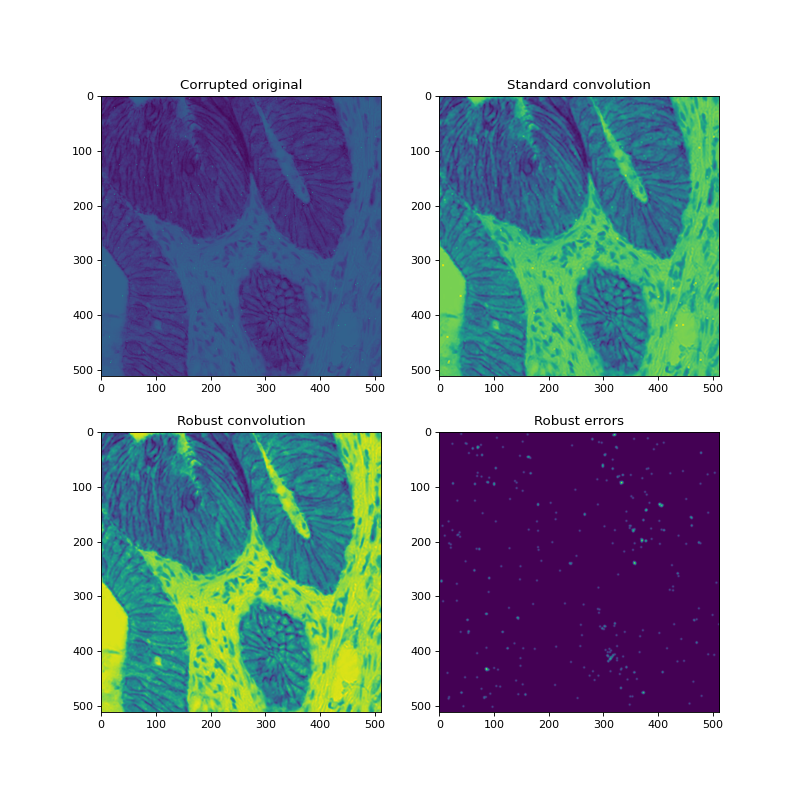

Recreate this plot in Python.
import imageio
import numpy as np
import matplotlib.pyplot as plt
from sofia_redux.toolkit.convolve.kernel import SavgolConvolve

# Normalize for plotting
image = imageio.imread('imageio:immunohistochemistry.png').astype(float)
image = image.sum(axis=-1)
image -= image.min()
image /= image.max()

# Add some bad values
rand = np.random.RandomState(41)
inds = rand.choice(image.shape[0], 100), rand.choice(image.shape[1], 100)
image[inds] += 2

mask = np.full(image.shape, True)
mask[inds] = False

s = SavgolConvolve(image, 7, order=3)
s_robust = SavgolConvolve(image, 7, robust=5, order=3)

fig, ax = plt.subplots(nrows=2, ncols=2, figsize=(10, 10))
ax[0, 0].imshow(image)
ax[0, 0].set_title("Corrupted original")
ax[0, 1].imshow(s.result)
ax[0, 1].set_title("Standard convolution")
ax[1, 0].imshow(s_robust.result)
ax[1, 0].set_title("Robust convolution")
ax[1, 1].imshow(s_robust.error)
ax[1, 1].set_title("Robust errors")

# Display statistics
print(s_robust)
